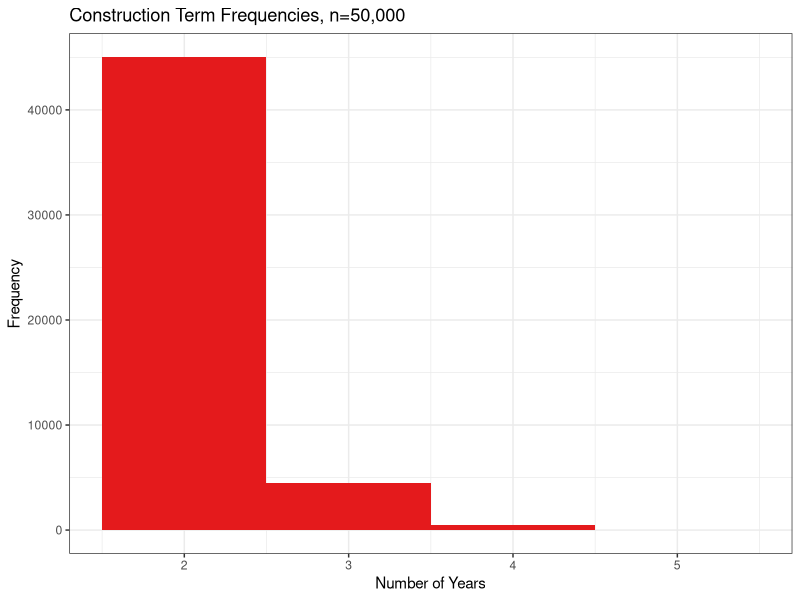
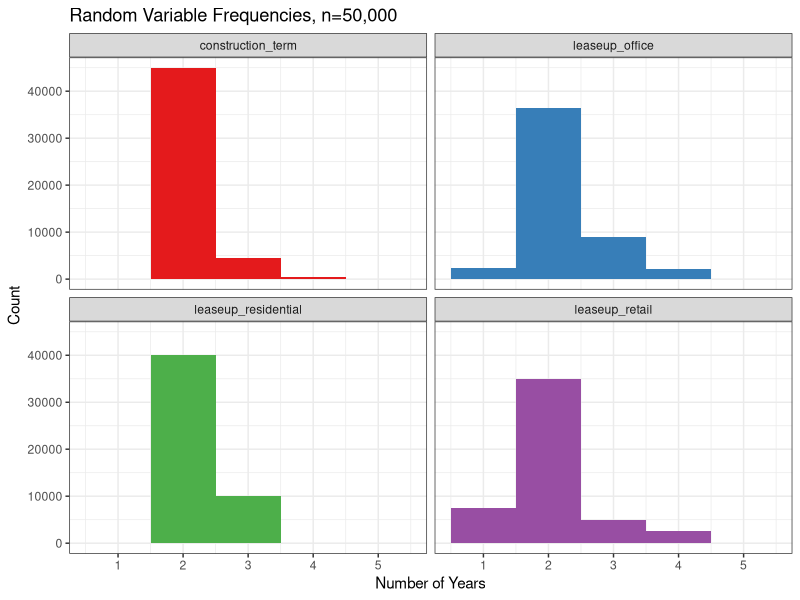
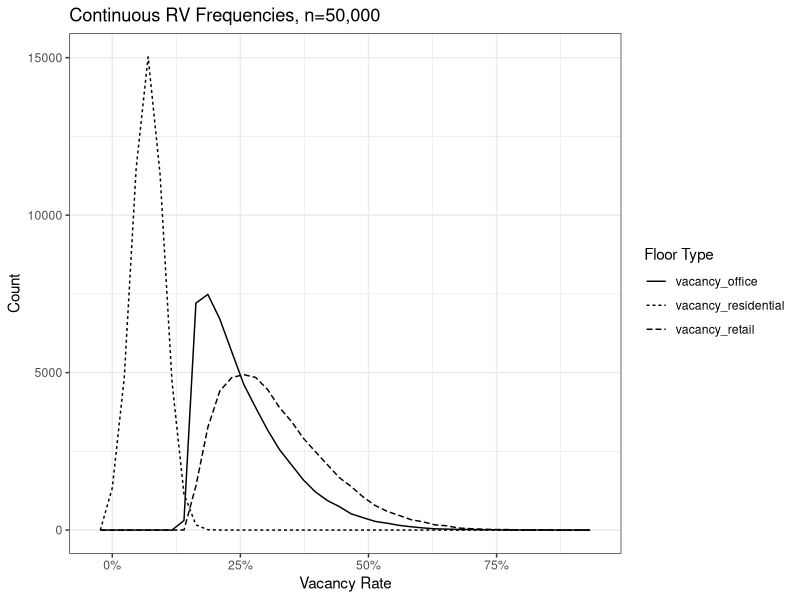

Reproduce these figures in R, in order.
## ---- chunk 1
#| include: false
#| echo: false

library(dplyr)
library(tidyr)
library(tibble)
library(ggplot2)
library(knitr)
## ---- chunk 2
set.seed(1234) # helps me reproduce outcomes predictably
n = 50000 # number of rows

# store sample draws to dataframe
df <- tibble(
  construction_term=sample(
    2:5,
    n,
    replace=TRUE,
    prob=c(0.9,0.09,0.009,0.001)
  )
)
## ---- chunk 3
#| code-fold: true 
#| label: hist-construction
#| fig-cap: Simulated outcomes for construction term

fig_colors <- RColorBrewer::brewer.pal(7,'Set1')

df %>%
  ggplot(data=.,aes(x=construction_term)) +
  geom_histogram(
    bins = length(unique(df$construction_term)),
    fill=fig_colors[1]
  ) +
  ggtitle('Construction Term Frequencies, n=50,000') +
  xlab('Number of Years') + 
  ylab('Frequency') +
  theme_bw()
## ---- chunk 4
# store sample draws to dataframe
df <- tibble(
  construction_term=sample(
    2:5,
    n,
    replace=TRUE,
    prob=c(0.9,0.09,0.009,0.001)
  ),
  leaseup_office=sample(
      1:4, 
      n, 
      replace=TRUE,
      prob=c(0.05,0.8,0.2,0.05)
  ),
  leaseup_residential=sample(
    2:3, 
    n, 
    replace=TRUE,
    prob=c(0.8,0.2)
  ),
  leaseup_retail=sample(
    1:4,
    n,
    replace=TRUE,
    prob=c(0.15,0.7,0.10,0.05)
  )
)
## ---- chunk 5
#| code-fold: true
#| label: fig-samples
#| fig-cap: Simulated outcomes for four `sample()` columns

df[1:4] %>% 
  pivot_longer(cols = everything()) %>%
  ggplot(data=.,aes(x=value)) +
  geom_histogram(bins = 5) +
  facet_wrap(~name) +
  aes(fill=name) +
  scale_fill_manual(values=fig_colors[1:4]) +
  guides(fill='none') +
  ggtitle('Random Variable Frequencies, n=50,000') +
  xlab('Number of Years') +
  ylab('Count') +
  theme_bw()
## ---- chunk 6
df <- df %>%
  # add new columns
  mutate(
    vacancy_retail = 0.15 + rbeta(n,2.0,10),
    vacancy_office = 0.15 + rbeta(n,1.2,10),
    vacancy_residential = rnorm(n,0.07,0.03),
    # fix negative vacancies
    vacancy_residential = ifelse( 
      vacancy_residential<0,
      0,
      vacancy_residential
    )
  )
## ---- chunk 7
#| code-fold: true
#| label: fig-distributions
#| fig-cap: Simulated outcomes for three distribution columns

df %>% 
  select(starts_with('vacancy')) %>%
  pivot_longer(cols=everything(), names_to='Floor Type') %>%
  ggplot(
    data=.,
    aes(x=value,linetype=`Floor Type`),
  ) +
  geom_freqpoly(bins=40) +
  scale_x_continuous(labels=scales::label_percent()) +
  ggtitle('Continuous RV Frequencies, n=50,000') +
  xlab('Vacancy Rate') +
  ylab('Count') +
  theme_bw()
## ---- chunk 8
#| code-fold: true
#| label: tbl-means
#| tbl-cap: Mean values for random variables

df %>%
  summarize(across(everything(),mean)) %>%
  t() %>%
  kable()
## ---- chunk 9
# Dice Simulation
dice = 1:6 # outcomes for dice
n = 10000 # number of samples

set.seed(4321) # makes this reproducible

rolls = sample(
  dice, #samples from dice
  n, # takes n samples
  replace=TRUE # samples with replacement
)
## ---- chunk 10
#| code-fold: true
#| label: tbl-sim 
#| caption: Estimate bias depends on function convexity

# define rolls
rolls <- 1:6

# define functions
f <- function(x){x^2}
g <- function(x){2*x}
h <- function(x)(log(x))

# store expected value of x
E_x <- mean(rolls)

# display table
tibble(
  'Function'=c('quadratic (convex)','linear','logarithmic (concave)'),
  'E(x)'=E_x,
  Predicted=c(f(E_x),g(E_x),h(E_x)),
  Actual=apply(data.frame(f(rolls),g(rolls),h(rolls)), MARGIN=2,FUN=mean),
  Error=((Predicted-Actual)/Actual) %>% scales::label_percent()()
) %>% 
  rename(
    'Predicted u(E(x))'=Predicted,
    'Actual E(u(x))'=Actual
  ) %>%
  kable(digits=2)
